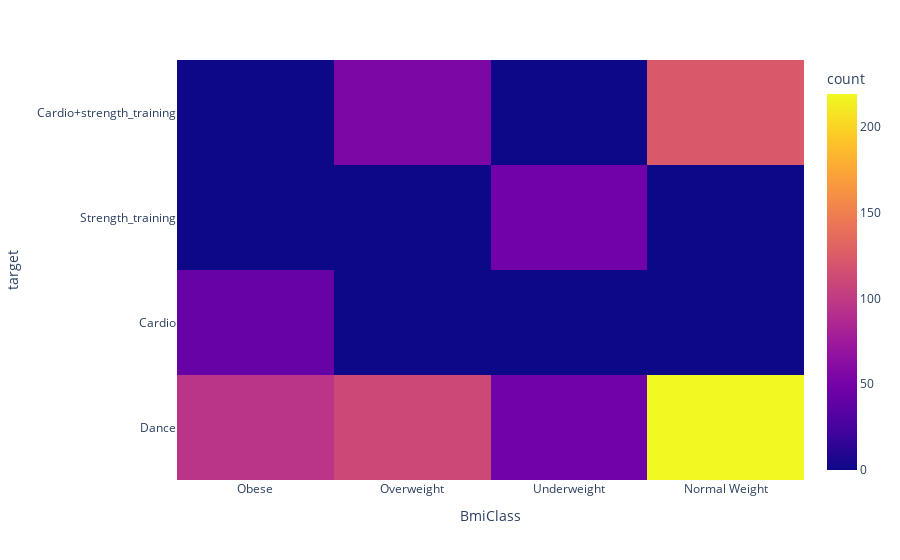

Here is the notebook cell this chart was saved with:
### Code cell
import plotly.express as px
fig = px.density_heatmap(data,x='BmiClass',y='target')
fig.show()

### Figure 1 — Plotly figure (JSON) as saved in the notebook; plotly's stock layout.template omitted (floating-point values rounded to 4 significant figures; data arrays with more than 128 entries replaced by an {"elided": "..."} marker saying what was removed)
{"data": [{"coloraxis": "coloraxis", "hovertemplate": "BmiClass=%{x}<br>target=%{y}<br>count=%{z}<extra></extra>", "name": "", "type": "histogram2d", "x": {"elided": "741 str values"}, "xaxis": "x", "xbingroup": "x", "y": {"elided": "741 str values"}, "yaxis": "y", "ybingroup": "y"}], "layout": {"coloraxis": {"colorbar": {"title": {"text": "count"}}, "colorscale": [[0, "#0d0887"], [0.1111, "#46039f"], [0.2222, "#7201a8"], [0.3333, "#9c179e"], [0.4444, "#bd3786"], [0.5556, "#d8576b"], [0.6667, "#ed7953"], [0.7778, "#fb9f3a"], [0.8889, "#fdca26"], [1, "#f0f921"]]}, "legend": {"tracegroupgap": 0}, "margin": {"t": 60}, "xaxis": {"anchor": "y", "domain": [0, 1], "title": {"text": "BmiClass"}}, "yaxis": {"anchor": "x", "domain": [0, 1], "title": {"text": "target"}}}}
